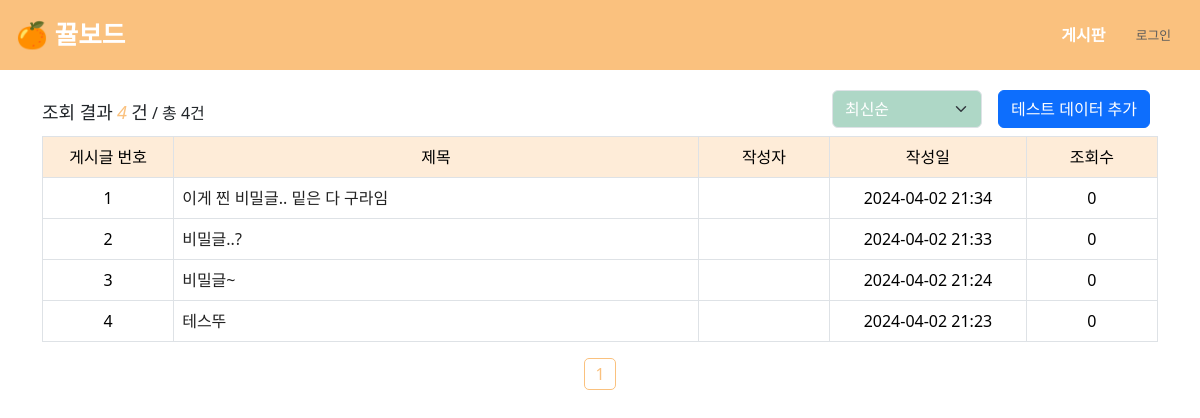
Page /board/index on the committed database.
### app/database.py (models this page shows, shortened)
class Post(db.Model):
    post_id = db.Column(db.Integer, primary_key=True, autoincrement=True)
    title = db.Column(db.String, nullable=False)
    body = db.Column(db.Text, nullable=False)
    user_id = db.Column(db.Integer, ForeignKey('user.user_id'), nullable=False)
    status = db.Column(db.String, nullable=True)
    problem_url = db.Column(db.String, nullable=True)
    created_at = db.Column(db.DateTime, nullable=False)
    updated_at = db.Column(db.DateTime, nullable=False)
    click_count = db.Column(db.Integer, nullable=True)
    like_count = db.Column(db.Integer, nullable=True)
    secret_mode = db.Column(db.Boolean, nullable=True)
    user = relationship('User', back_populates='posts', lazy='joined')
    comments = relationship('Comment', back_populates='post', lazy='joined', cascade='all, delete-orphan')

### app/board/routes.py (the view)
@board_bp.route('/index')
def index():
    page = request.args.get('page', 1, type=int)
    sort = request.args.get('sort', 'recent', type=str)
    perPage = 20
    try:
        if sort == 'old':
            pag = Post.query.order_by(Post.created_at.asc()).paginate(
                page=page, per_page=perPage)
        elif sort == 'recent':
            pag = Post.query.order_by(Post.created_at.desc()).paginate(
                page=page, per_page=perPage)
        elif sort == 'click':
            pag = Post.query.order_by(Post.click_count.desc()).paginate(
                page=page, per_page=perPage)
        else:
            pag = Post.query.paginate(page=page, per_page=perPage)
    except:
        return redirect(url_for('board.index'))
    stIdx = (pag.page - 1) * pag.per_page + 1
    postsCount = min(pag.total, (page - 1) * perPage + len(pag.items))
    isLogin = current_user.is_authenticated
    return render_template('board/index.html', pag=pag, postsCount=postsCount, stIdx=stIdx, sort=sort, isLogin=isLogin)

### templates/board/index.html (shortened to what this page needs)
{% extends "layout.html" %}
{% block content %}
    <div class="container">
        <div>
            <div class="row">
                <div class="col align-items-center d-flex">
                    <div class="board-text-line">
                        <h2>조회 결과</h2>
                        <h2 class="post-count">{{ postsCount }}</h2>
                        <h2>건</h2>
                        <h3>/ 총 {{ pag.total }}건</h3>
                    </div>
                </div>
                <div class="col justify-content-end d-flex">
                    <div class="col mb-2 mx-2 justify-content-end d-flex">
                        <select id="sort-by-select" class="form-select form-select-color-custom form-select-size-custom"
                                aria-label="">
                            <option value="1" {% if sort=='recent' %}selected{% endif %}>최신순</option>
                        </select>
                    </div>
                    <form class="form-inline" action="{{ url_for('board.test_data') }}" method="POST">
                        <button type="submit" class="btn btn-primary mb-2 mx-2">테스트 데이터 추가</button>
                    </form>
                </div>
            </div>
            <table class="table postTable table-bordered">
                <thead>
                <tr>
                    <th class="postNum">게시글 번호</th>
                    <th class="postTitle">제목</th>
                    <th class="postWriter">작성자</th>
                    <th class="postDate">작성일</th>
                    <th class="postHit">조회수</th>
                </tr>
                </thead>
                <tbody>
                {% for post in pag.items %}
                    <tr>
                        <td style="text-align: center;">{{ stIdx + loop.index0 }}</td>
                        <td><a class="board-td-custom" href="#">{{ post.title }}</a></td>
                        <td style="text-align: center;">{{ post.user.username }}</td>
                        <td style="text-align: center;">{{ post.updated_at.strftime("%Y-%m-%d %H:%M") }}</td>
                        <td style="text-align: center;">{{ post.click_count }}</td>
                    </tr>
                {% endfor %}
                </tbody>
            </table>
        </div>
        <div class="page-nav">
            <div class="col justify-content-center d-flex align-items-center">
                {% for page_num in pag.iter_pages() %}
                    {% if page_num %}
                        {% if page_num != pag.page %}
                            <a class="page-nav-item" href="{{ url_for('board.index', page=page_num, sort=sort) }}">{{ page_num }}</a>
                        {% else %}
                            <a class="page-nav-item-current">{{ page_num }}</a>
                        {% endif %}
                    {% else %}
                        ...
                    {% endif %}
                {% endfor %}
            </div>
        </div>
    </div>
{% endblock %}

### templates/layout.html (shortened to what this page needs)
<!doctype html>
<html lang="en">
<head>
    <link rel="stylesheet" type="text/css" href="{{ url_for('static', filename='css/custom.css') }}">
    <link rel="stylesheet" type="text/css" href="{{ url_for('static', filename='css/board.css') }}">
</head>
<body>
    <nav id="Nav">
        <div class="navContainer">
            <a class="navLogo" href="{{ url_for('board.index') }}">🍊 뀰보드</a>
            <div>
                <a href="{{ url_for('board.index') }}" class="btn navBtn">게시판</a>
                {% if current_user.is_authenticated %}
                <a href="{{ url_for('acc.profile') }}" class="btn navBtn">내정보</a>
                <a href="{{ url_for('acc.logout') }}" class="btn navBtn loginBtn">로그아웃</a>
                {% else %}
                <a href="{{ url_for('acc.login') }}" class="btn loginBtn">로그인</a>
                {% endif %}
            </div>
        </div>
    </nav>
    <div class="content">
        {% block content %}
        {% endblock %}
    </div>
</body>
</html>

### static/css/board.css (style rules this page uses)
.table thead th { text-align: center; font-weight: normal; background-color: rgba(250, 193, 126, 0.3); }
.table th:nth-child(1) { width: 10%; }
.table th:nth-child(2) { width: 40%; }
.table th:nth-child(3) { width: 10%; }
.table th:nth-child(4) { width: 15%; }
.table th:nth-child(5) { width: 10%; }
.board-text-line h2 { font-size: 18px; display: inline; }
.board-text-line h3 { font-size: 16px; display: inline; }
.board-text-line .post-count { color: #FAC17E; font-style: italic; }
.form-select-color-custom { background-color: #AED7C6; color: #FFFFFF; }
.form-select-size-custom { width: 150px; }
.page-nav .page-nav-item-current { margin-left: 9px; margin-right: 9px; color: #FAC17E; border: 1px solid #FAC17E; border-radius: 5px; padding: 3px 10px; }
.board-td-custom { color: #222222; }

### rows in the picture
Post: stIdx+loop.index0 "1", title "이게 찐 비밀글.. 밑은 다 구라임", updated_at "2024-04-02 21:34", click_count "0"
Post: index0 "2", title "비밀글..?", updated_at "2024-04-02 21:33", click_count "0"
Post: index0 "3", title "비밀글~", updated_at "2024-04-02 21:24", click_count "0"
Post: index0 "4", title "테스뚜", updated_at "2024-04-02 21:23", click_count "0"

### other values in the picture
{{ postsCount }} "4"
{{ pag.total }} "4"
{{ page_num }} "1"
